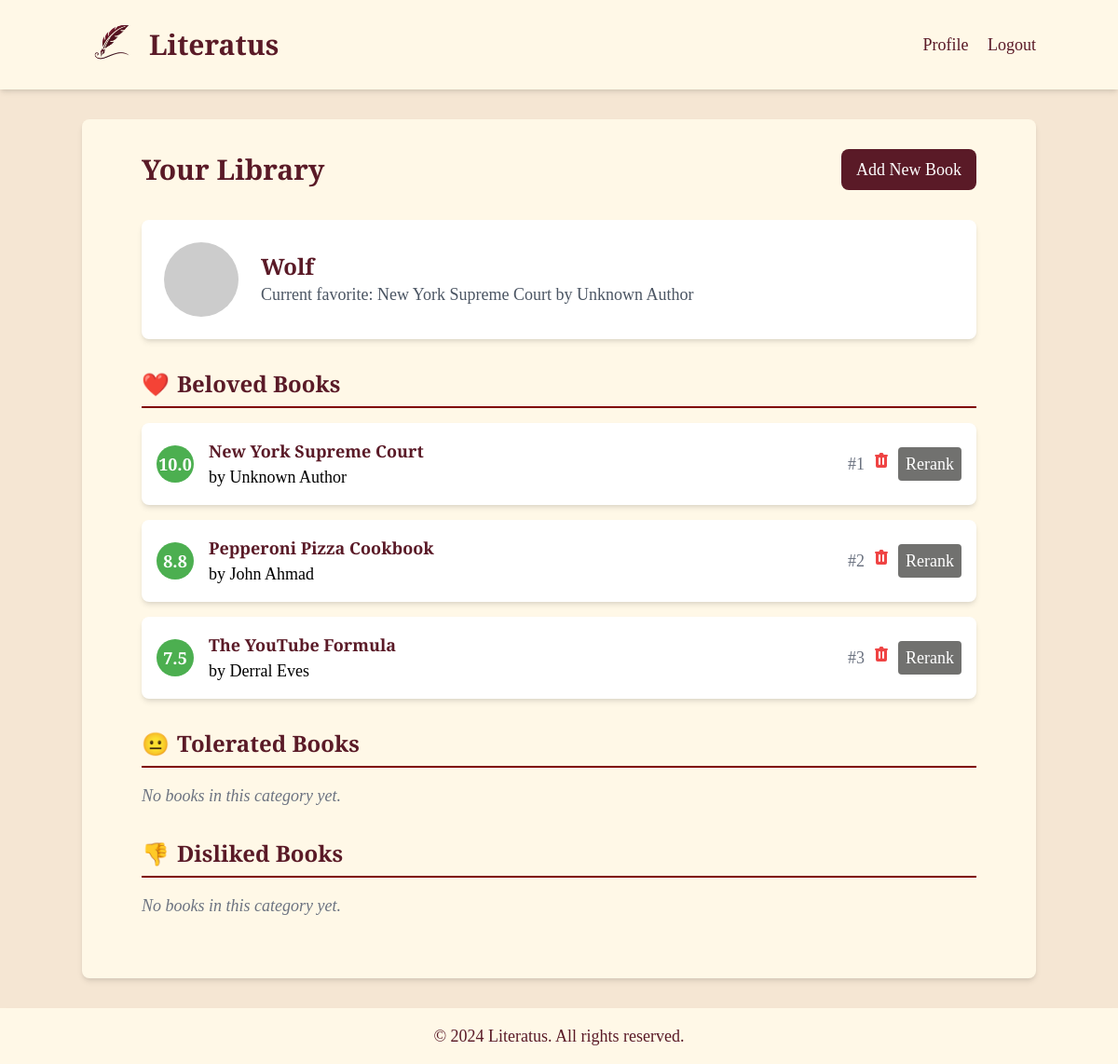
The page /profile (signed in) on the database its author committed.
### app.py (models this page shows, shortened)
class User(UserMixin, db.Model):
    id = db.Column(db.Integer, primary_key=True)
    username = db.Column(db.String(80), unique=True, nullable=False)
    password_hash = db.Column(db.Text)
    profile_image = db.Column(db.Text)
    books = db.relationship('Book', backref='user', lazy=True)
    @property
    def beloved_books(self):
        return [book for book in self.books if book.sentiment == 'beloved']
    @property
    def tolerated_books(self):
        return [book for book in self.books if book.sentiment == 'tolerated']
    @property
    def disliked_books(self):
        return [book for book in self.books if book.sentiment == 'disliked']

class Book(db.Model):
    id = db.Column(db.Integer, primary_key=True)
    title = db.Column(db.String(200), nullable=False)
    author = db.Column(db.String(100), nullable=False)
    sentiment = db.Column(db.String(20), nullable=False)
    position = db.Column(db.Integer, nullable=False)
    user_id = db.Column(db.Integer, db.ForeignKey('user.id'), nullable=False)

### app.py (the view)
@app.route('/profile')
@login_required
def profile():
    beloved_books = Book.query.filter_by(user_id=current_user.id, sentiment='beloved').order_by(Book.position).all()
    tolerated_books = Book.query.filter_by(user_id=current_user.id, sentiment='tolerated').order_by(Book.position).all()
    disliked_books = Book.query.filter_by(user_id=current_user.id, sentiment='disliked').order_by(Book.position).all()
    all_books = beloved_books + tolerated_books + disliked_books
    total_books = len(all_books)
    for i, book in enumerate(all_books):
        if book.sentiment == 'beloved':
            base = 7.5
            max_rating = 10
        elif book.sentiment == 'tolerated':
            base = 4.5
            max_rating = 7
        else:  # disliked
            base = 1
            max_rating = 4
        category_books = beloved_books if book in beloved_books else \
            tolerated_books if book in tolerated_books else \
                disliked_books
        category_position = category_books.index(book)
        category_total = len(category_books)
        book.rating = base + ((max_rating - base) * (1 - (category_position / (category_total - 1 or 1))))
        book.rating = round(book.rating, 1)  # Round to one decimal place
        book.global_position = i + 1
    return render_template('profile.html', user=current_user,
                           beloved_books=beloved_books,
                           tolerated_books=tolerated_books,
                           disliked_books=disliked_books)

### app.py (called while the page is built)
@login_manager.user_loader
def load_user(user_id):
    return User.query.get(int(user_id))

### templates/profile.html (shortened to what this page needs)
{% extends "layout.html" %}
{% block content %}
<div class="max-w-4xl mx-auto">
    <div class="flex justify-between items-center mb-8">
        <h1 class="text-3xl font-bold text-maroon font-title">Your Library</h1>
        <a href="{{ url_for('home') }}" class="bg-maroon text-white px-4 py-2 rounded-lg hover:bg-maroon-dark transition duration-300">Add New Book</a>
    </div>
    <div class="bg-white p-6 rounded-lg shadow-md mb-8 flex items-center">
        <img src="https://api.dicebear.com/6.x/initials/svg?seed={{ user.username }}" alt="{{ user.username }}" class="w-20 h-20 rounded-full mr-6">
        <div>
            <h2 class="text-2xl font-semibold text-maroon font-title">{{ user.username.capitalize() }}</h2>
            {% if beloved_books %}
                <p class="text-gray-600">Current favorite: {{ beloved_books[0].title }} by {{ beloved_books[0].author }}</p>
            {% else %}
                <p class="text-gray-600">No favorite book yet</p>
            {% endif %}
        </div>
    </div>
    {% for category, books, color, icon in [
        ('Beloved Books', user.beloved_books, 'beloved', '❤️'),
        ('Tolerated Books', user.tolerated_books, 'tolerated', '😐'),
        ('Disliked Books', user.disliked_books, 'disliked', '👎')
    ] %}
        <section class="mb-8">
            <h2 class="text-2xl font-semibold text-maroon font-title category-header">
                <span class="category-icon">{{ icon }}</span>{{ category }}
            </h2>
            {% if books %}
                <ul class="space-y-4">
                {% for book in books|sort(attribute='rating', reverse=True) %}
                    <li class="book-item bg-white p-4 rounded-lg shadow-md mb-4 flex items-center justify-between">
                        <div class="flex-grow flex items-center">
                            <span class="rating-circle {{ color }} mr-4 flex-shrink-0">
                                {{ "%.1f"|format(book.rating) }}
                            </span>
                            <div class="book-info">
                                <h3 class="font-semibold text-maroon font-title">{{ book.title }}</h3>
                                <p>by {{ book.author }}</p>
                            </div>
                        </div>
                        <div class="flex items-center space-x-2">
                            <span class="text-gray-500 ml-2">#{{ book.global_position }}</span>
                            <form action="{{ url_for('delete_book', book_id=book.id) }}" method="POST" class="display:inline">
                                <button type="submit" class="text-red-500 hover:text-red-700" onclick="return confirm('Are you sure you want to delete this book?');">
                                </button>
                            </form>
                            <a href="{{ url_for('initiate_rerank', book_id=book.id) }}" class="action-button rerank-button bg-maroon text-white px-2 py-1 rounded hover:bg-maroon-dark transition duration-300">
                                Rerank
                            </a>
                        </div>
                    </li>
                {% endfor %}
                </ul>
            {% else %}
                <p class="italic text-gray-500">No books in this category yet.</p>
            {% endif %}
        </section>
    {% endfor %}
</div>
{% endblock %}

### templates/layout.html (style rules this page uses)
body { background-color: #F5E6D3; font-family: 'EB Garamond', serif; }
.text-maroon { color: #5A1A27; }
.bg-maroon { background-color: #5A1A27; }
h1, h2, h3, h4, h5, h6, .font-title { font-family: 'Playfair Display', serif; }

### templates/profile.html (style rules this page uses)
.rating-circle { width: 40px; height: 40px; border-radius: 50%; display: inline-flex; align-items: center; justify-content: center; font-weight: bold; color: white; }
.beloved { background-color: #4CAF50; }
.category-header { border-bottom: 2px solid #800000; padding-bottom: 0.5rem; margin-bottom: 1rem; display: flex; align-items: center; }
.rerank-button { background-color: #71716F; color: white; }
.category-icon { margin-right: 0.5rem; }

### rows shown on the page
User: username "Wolf"
Book: title "New York Supreme Court", author "Unknown Author", rating "10.0", global_position "1"
Book: rating "8.8", title "Pepperoni Pizza Cookbook", author "John Ahmad", global_position "2"
Book: rating "7.5", title "The YouTube Formula", author "Derral Eves", global_position "3"

### other values the page prints
{{ icon }} "❤️" "😐" "👎"
{{ category }} "Beloved Books" "Tolerated Books" "Disliked Books"
